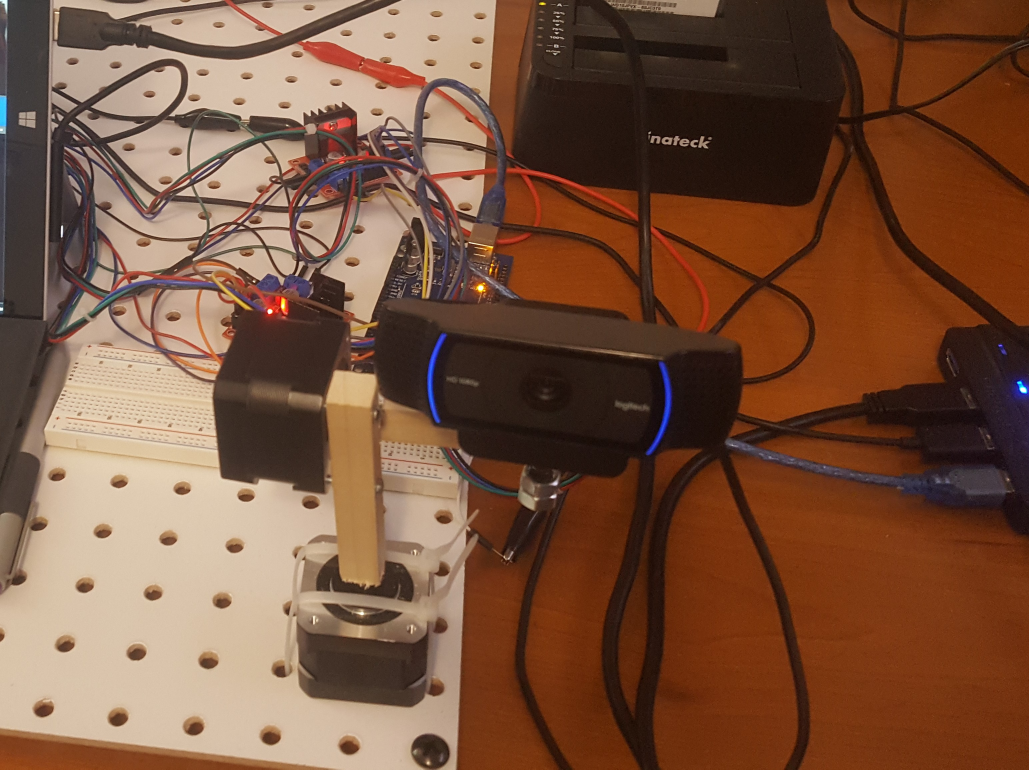
#> input picture MEC_Senior project/Two-Axis-Camera-Tracking-master/resources/mechanism_close_up.jpg, 3087 x 2308 px, given in place of the camera (shown at 1/3 size)
$ python main.py
#> lines starting #> are read from the running program, lines starting #| are printed output that depends on the picture; after the words box and inside, x2 and y2 are one past the last pixel; in counts of white or black regions, pixels touching at a corner belong together
#
# Reference from three github projects & one Arduino project
# https://github.com/jtmorris/Two-Axis-Camera-Tracking
# https://github.com/badrobot15/Color-Tracking-and-Following-using-OpenCV
# https://github.com/Practical-CV/Color-Based-Ball-Tracking-With-OpenCV
# https://create.arduino.cc/projecthub/shubhamsantosh99/face-tracker-using-opencv-and-arduino-55412e
#

from imutils.video import WebcamVideoStream
from imutils.video import FPS
import numpy as np
import argparse
import cv2
import imutils
import time
import serial
from motor_movement import Serial_Motor_Control

# Serial object for communication with Arduino
ser = serial.Serial('COM3', 9600)

def forward():
    print("CTRL -> FORWARD -> ON")
    ser.write(b'FY')

def reverse():
    print("CTRL -> REVERSE -> ON")
    ser.write(b'RY')

def quit():
    print("\n** END OF PROGRAM")
    ser.write(b'Q')

cap = cv2.VideoCapture(0)
kernel = np.ones((5, 5), np.uint8)

ret = cap.set(3, 640)
ret = cap.set(4, 480)

lower_red = np.array([-10, 100, 100])
upper_red = np.array([10, 255, 255])

# begin capture
while(True):
    ret, frame = cap.read()
#> frame is the input picture: shape (2308, 3087, 3); mean B, G, R 61.5, 83.7, 121.5

    #Smooth the frame
    frame = cv2.GaussianBlur(frame,(11,11),0)

    #Convert to HSV color space
    hsv = cv2.cvtColor(frame, cv2.COLOR_BGR2HSV)
#> hsv: shape (2308, 3087, 3); mean H, S, V 17.5, 140.6, 122

    #Mask to extract just the yellow pixels
    # mask = cv2.inRange(hsv,lower_yellow,upper_yellow)
    #Mask to extract just the red pixels
    mask = cv2.inRange(hsv,lower_red,upper_red)
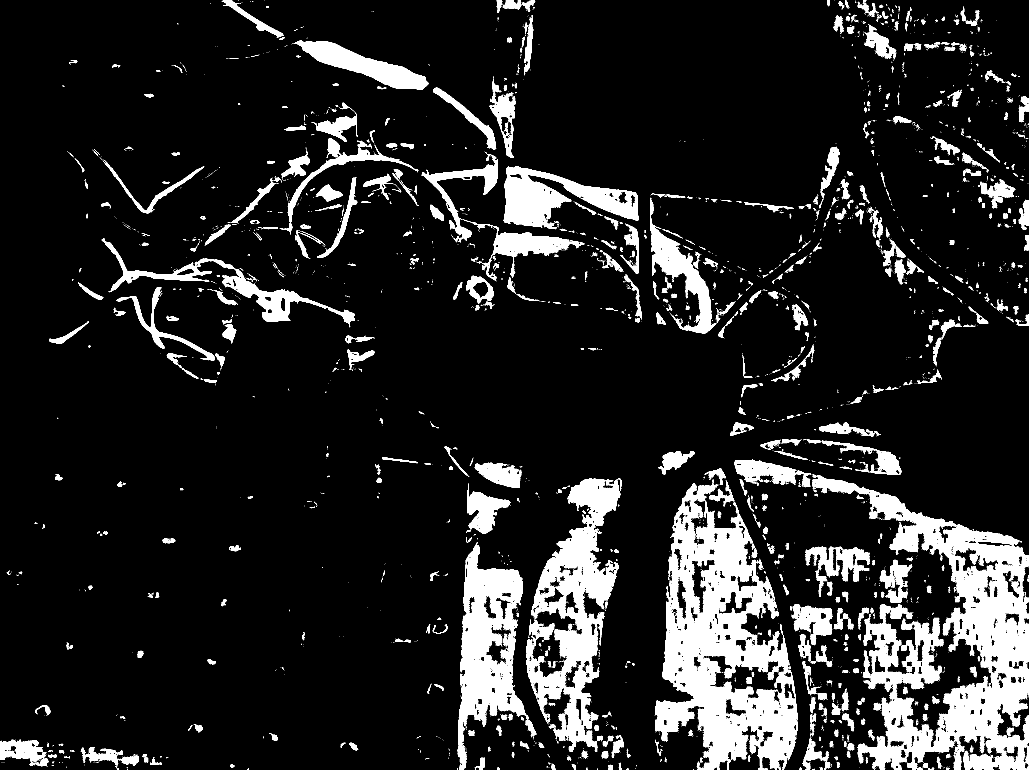
#> mask: shape (2308, 3087) (shown at 1/3 size); 12.7% white; 4804 white regions (4101 under 20 px), largest, box (x1, y1, x2, y2) and area: (2437, 1423, 3087, 2308) 192992, (1964, 1438, 2392, 2308) 174710, (1578, 1434, 1865, 2256) 88507

    #morphological opening
    mask = cv2.erode(mask,kernel,iterations=2)
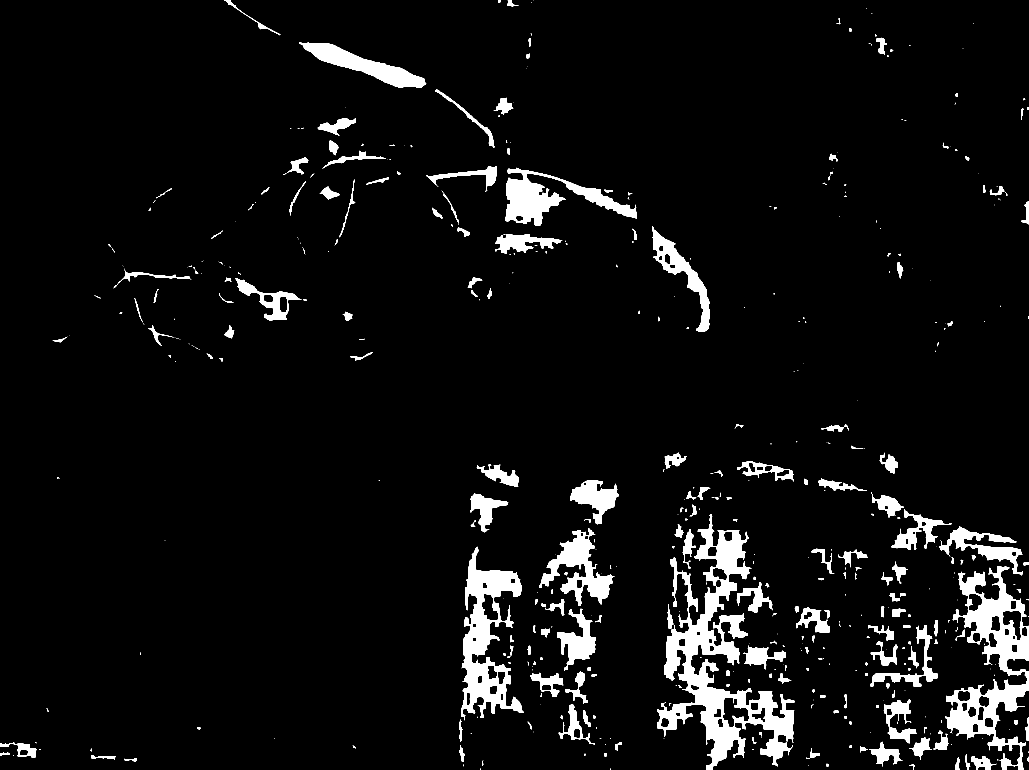
#> mask: shape (2308, 3087) (shown at 1/3 size); 5.6% white; 522 white regions (270 under 20 px), largest, box (x1, y1, x2, y2) and area: (1971, 1542, 2383, 2308) 83722, (2836, 1699, 3087, 2308) 49317, (1383, 1640, 1570, 2161) 38411
    mask = cv2.dilate(mask,kernel,iterations=2)
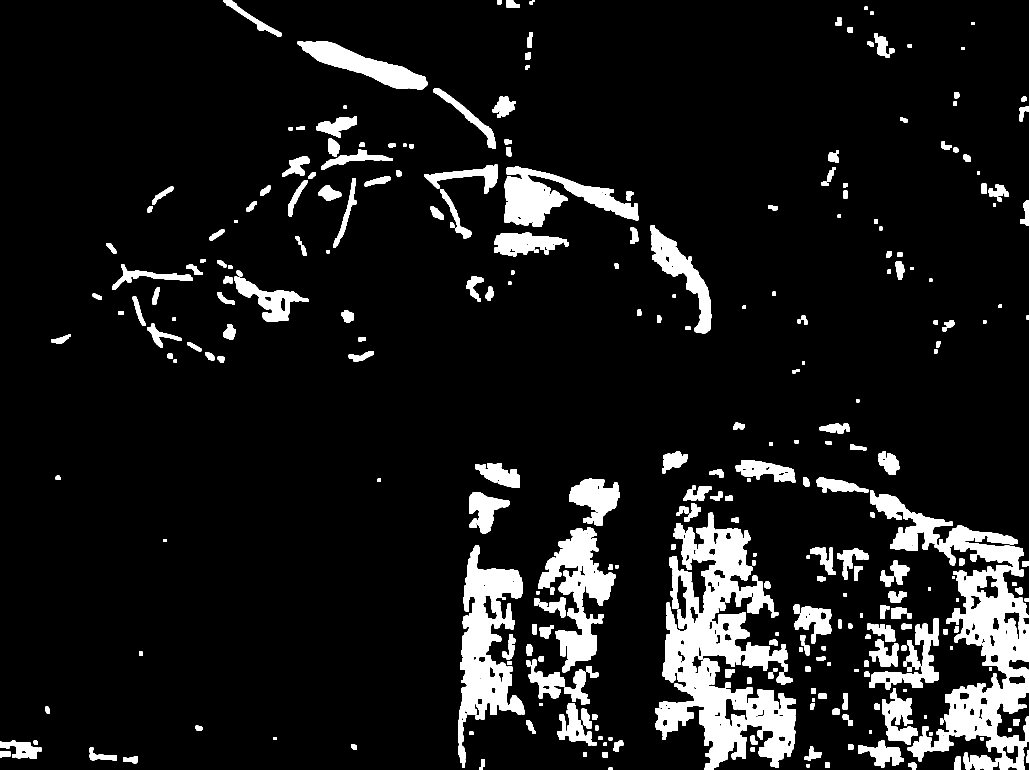
#> mask: shape (2308, 3087) (shown at 1/3 size); 9.8% white; 333 white regions, largest, box (x1, y1, x2, y2) and area: (1967, 1538, 2387, 2308) 136852, (2723, 1576, 3087, 2308) 99352, (1375, 1636, 1574, 2230) 55822

    #morphological closing
    mask = cv2.dilate(mask,kernel,iterations=2)
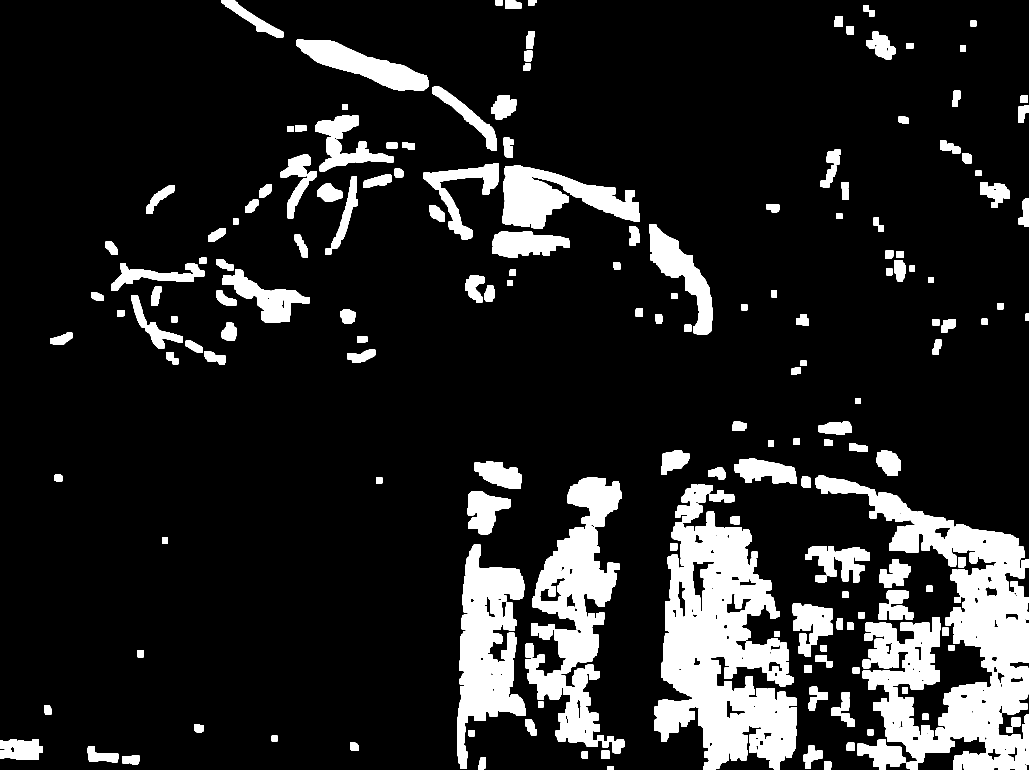
#> mask: shape (2308, 3087) (shown at 1/3 size); 14% white; 196 white regions, largest, box (x1, y1, x2, y2) and area: (2446, 1427, 3087, 2308) 212921, (1963, 1534, 2391, 2308) 191943, (1371, 1632, 1578, 2307) 74643
    mask = cv2.erode(mask,kernel,iterations=2)
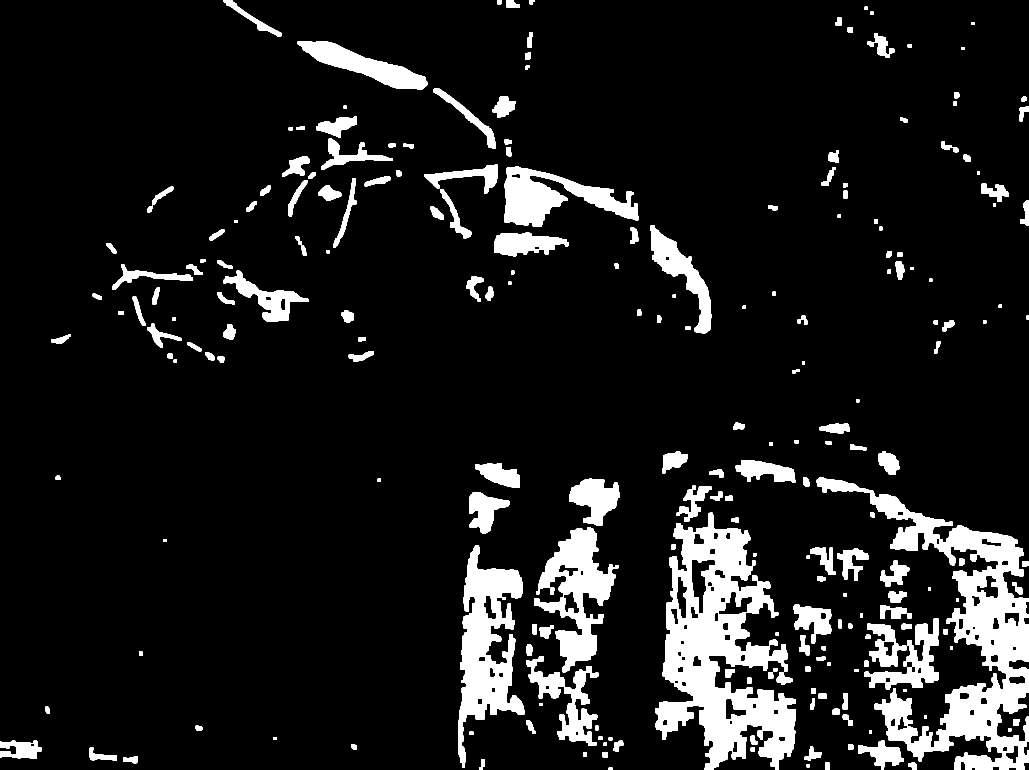
#> mask: shape (2308, 3087) (shown at 1/3 size); 10.1% white; 228 white regions

    #Detect contours from the object
    contours, hierarchy = cv2.findContours(mask.copy(), cv2.RETR_TREE, cv2.CHAIN_APPROX_SIMPLE)
#> contours = 306 contours; largest, box (x1, y1, x2, y2) and area: (1967, 1538, 2387, 2308) 169692, (2450, 1431, 3087, 2308) 148965, (1375, 1636, 1574, 2303) 61560, (1602, 1581, 1855, 2017) 45967, (1512, 499, 1915, 681) 32566
    cnts = cv2.findContours(mask.copy(), cv2.RETR_EXTERNAL, cv2.CHAIN_APPROX_SIMPLE)[-2]
#> cnts = 228 contours; largest, box (x1, y1, x2, y2) and area: (1967, 1538, 2387, 2308) 169692, (2450, 1431, 3087, 2308) 148965, (1375, 1636, 1574, 2303) 61560, (1602, 1581, 1855, 2017) 45967, (1512, 499, 1915, 681) 32566

    if(len(cnts) > 0)    :
        c = max(cnts, key = cv2.contourArea)
#> c = contour of 1196 points, box (x1, y1, x2, y2) (1967, 1538, 2387, 2308), area 169692
        # print(c)
        # Draw rectangle
        x, y, w, h = cv2.boundingRect(c)
#> x = 1967; y = 1538; w = 420; h = 770
        cv2.rectangle(frame, (x, y), (x + w, y + h), (0, 255, 0), 2)

        FY = 'FY'
        RY = 'RY'
        Q = 'Q'

        # Position adjust of pitch axis
        if y > 240:
            print("CTRL -> FORWARD -> ON")
            ser.write(FY.encode())
            print("serial sent")
        elif y < 240:
            print("CTRL -> REVERSE -> ON")
            ser.write(RY.encode())
            print("serial sent")
        elif y == 240:
            print("\n** END OF PROGRAM")
            ser.write(Q.encode())
            print("serial sent")

        if ser.readable():
            response = ser.readline()
#> (the run stopped early here; a loop or call above may not have finished)

$ run again, on MEC_Senior project/Two-Axis-Camera-Tracking-master/resources/microcontroller_close_up.jpg
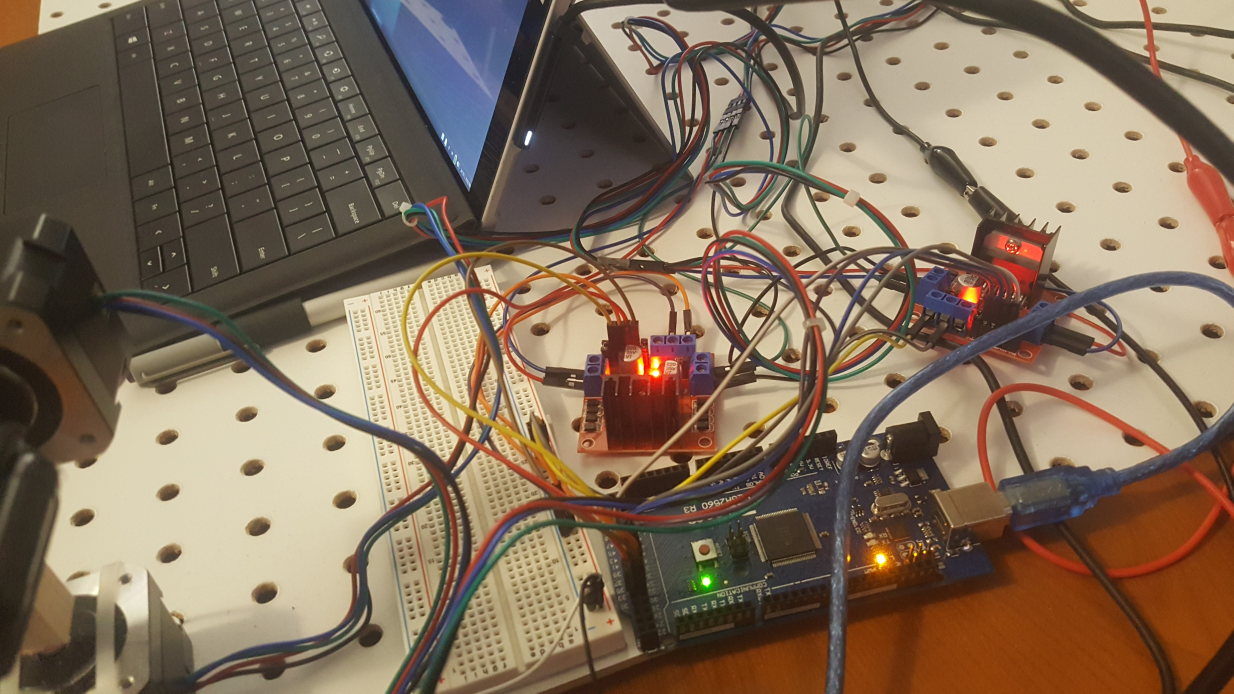
#> input picture MEC_Senior project/Two-Axis-Camera-Tracking-master/resources/microcontroller_close_up.jpg, 4934 x 2775 px, given in place of the camera (shown at 1/4 size)
#> frame is the input picture: shape (2775, 4934, 3); mean B, G, R 89.8, 110.3, 130.1
#> hsv: shape (2775, 4934, 3); mean H, S, V 26.4, 88.9, 132
#> `mask = cv2.inRange(hsv,lower_red,upper_red)`:
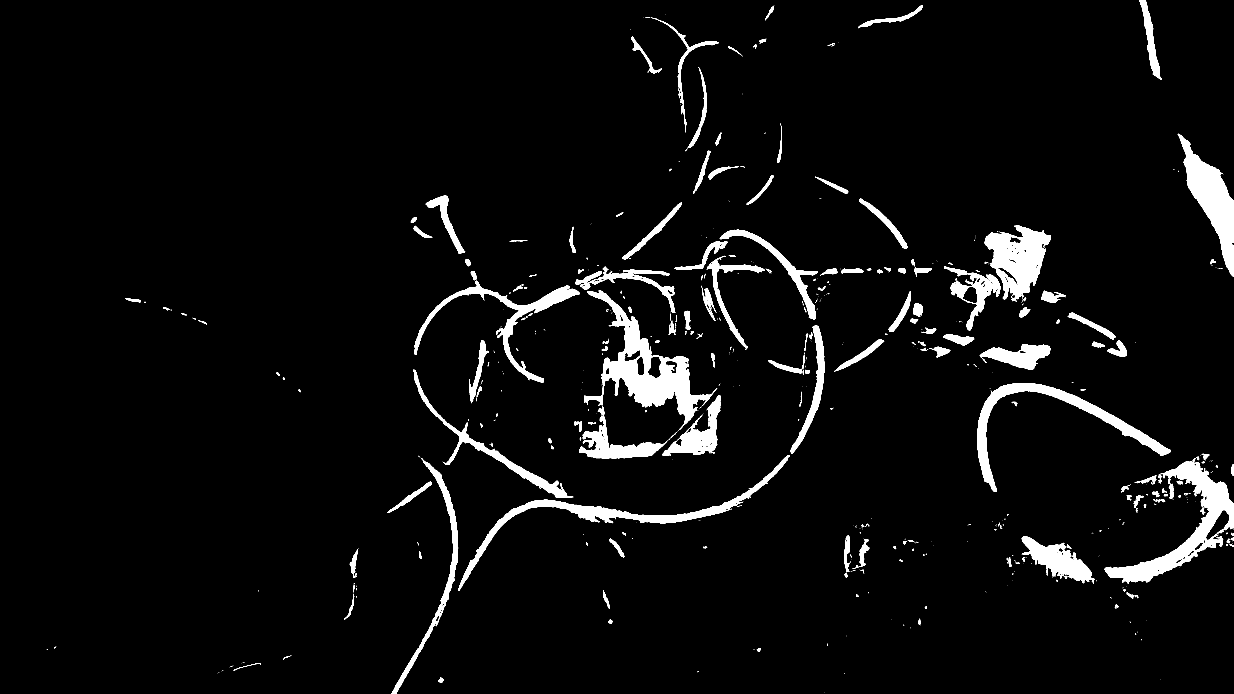
#> mask: shape (2775, 4934) (shown at 1/4 size); 4.6% white; 840 white regions (607 under 20 px), largest, box (x1, y1, x2, y2) and area: (2336, 1161, 2869, 1723) 69341, (4419, 1844, 4934, 2334) 55583, (4711, 535, 4934, 1106) 44471
#> `mask = cv2.dilate(mask,kernel,iterations=2)`:
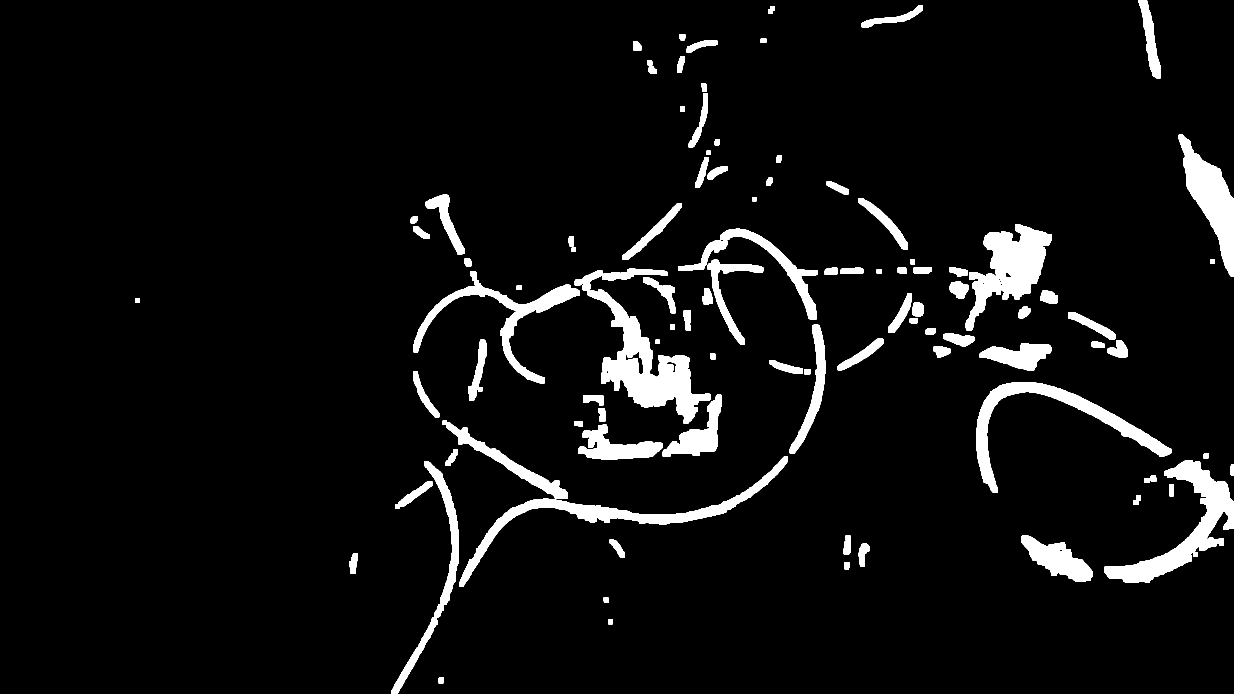
#> mask: shape (2775, 4934) (shown at 1/4 size); 5.8% white; 104 white regions, largest, box (x1, y1, x2, y2) and area: (2299, 1081, 2844, 1695) 85039, (4416, 1843, 4934, 2331) 64804, (1837, 1827, 3152, 2348) 55000
#> contours = 109 contours; largest, box (x1, y1, x2, y2) and area: (2353, 1163, 2840, 1691) 69086, (4420, 1847, 4934, 2327) 52384, (4719, 543, 4934, 1104) 43720, (3939, 902, 4203, 1195) 42251, (3909, 1532, 4681, 1966) 38875
#> cnts = 107 contours; largest, box (x1, y1, x2, y2) and area: (2353, 1163, 2840, 1691) 69086, (4420, 1847, 4934, 2327) 52384, (4719, 543, 4934, 1104) 43720, (3939, 902, 4203, 1195) 42251, (3909, 1532, 4681, 1966) 38875
#> c = contour of 790 points, box (x1, y1, x2, y2) (2353, 1163, 2840, 1691), area 69086
#> x = 2353; y = 1163; w = 487; h = 528
